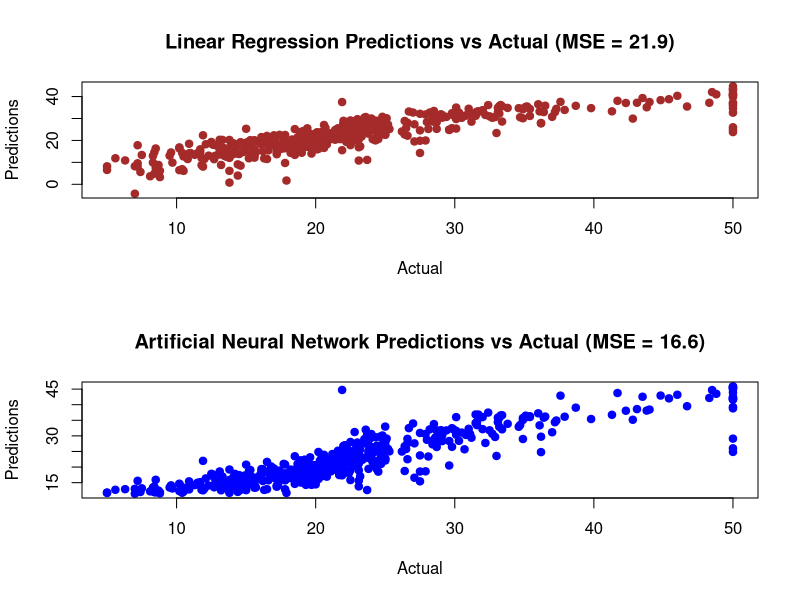

R code for this plot:
# Example 2: Create a ANN for prediction

# We give a brief example of regression with neural networks and comparison with
# multivariate linear regression. The data set is housing data for 506 census tracts of
# Boston from the 1970 census. The goal is to predict median value of owner-occupied homes.

# Load the data and inspect the range (which is 1 - 50)
library(mlbench)
data(BostonHousing)
summary(BostonHousing$medv)

# Build the multiple linear regression model
lm.fit <- lm(medv ~ ., data = BostonHousing)
lm.predict <- predict(lm.fit)

# Calculate the MSE and plot
mean((lm.predict - BostonHousing$medv)^2) # MSE = 21.89483
par(mfrow = c(2,1))
plot(BostonHousing$medv, lm.predict, 
     main = "Linear Regression Predictions vs Actual (MSE = 21.9)", 
     xlab = "Actual", 
     ylab = "Predictions", 
     pch = 19, 
     col = "brown")

# Build the feed-forward ANN (w/ one hidden layer)
library(nnet)        # For Neural Network
nnet.fit <- nnet(medv/50 ~ ., 
                 data = BostonHousing, 
                 size = 2) # scale inputs: divide by 50 to get 0-1 range
nnet.predict <- predict(nnet.fit)*50 # multiply 50 to restore original scale

# Calculate the MSE and plot 
mean((nnet.predict - BostonHousing$medv)^2) # MSE = 16.56974
plot(BostonHousing$medv, 
     nnet.predict, main = "Artificial Neural Network Predictions vs Actual (MSE = 16.6)",
     xlab = "Actual", 
     ylab = "Predictions",
     pch = 19, 
     col = "blue")

# Next, we use the function train() from the package caret to optimize the ANN 
# hyperparameters decay and size, Also, caret performs resampling to give a better 
# estimate of the error. We scale linear regression by the same value, so the error 
# statistics are directly comparable.

library(mlbench)
data(BostonHousing)
library(caret)

# Optimize the ANN hyperpameters and print the results
mygrid <- expand.grid(.decay = c(0.5, 0.1), 
                      .size = c(4, 5, 6))
nnet.fit2 <- train(medv/50 ~ ., 
                   data = BostonHousing, 
                   method = "nnet", 
                   maxit = 1000, 
                   tuneGrid = mygrid, 
                   trace = FALSE)
print(nnet.fit2)

# Scale the linear regression and print the results
lm.fit2 <- train(medv/50 ~ ., 
                 data = BostonHousing, 
                 method = "lm") 
print(lm.fit2)
